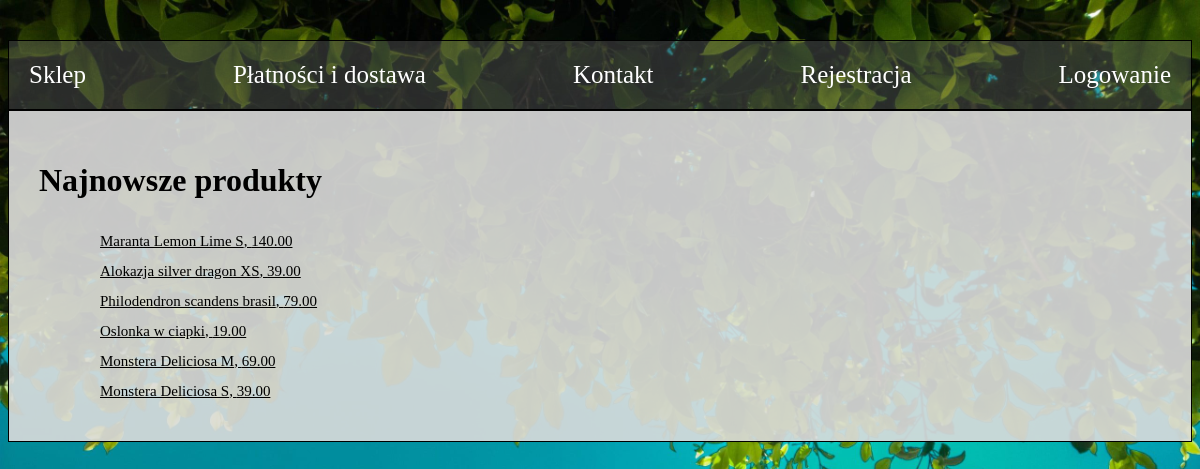
Page /ProjektDB/start.php on the committed database.
### tables this page shows
CREATE TABLE `produkty` (
  `id_produktu` int(11) NOT NULL,
  `nazwa` varchar(60) NOT NULL,
  `cena` decimal(6,2) NOT NULL,
  `opis` varchar(200) NOT NULL,
  `gatunek` enum('aglaonema','alokazja','anturium','begonia','epipremnum i scindapsus','filodendron','kaktusy i sukulenty','marantowate','syngonium','inne') DEFAULT NULL,
  `trudnosc` enum('dla amatorów','dla zaawansowanych') DEFAULT NULL,
  `bezpieczna` enum('bezpieczna','szkodliwa') DEFAULT NULL,
  `oczyszczanie` enum('tak','nie') DEFAULT NULL,
  `wysokosc` int(11) NOT NULL,
  `material` enum('plastikowa','ceramiczna','szklana','metalowa','betonowa','gliniana','inna') DEFAULT NULL,
  `srednica` float NOT NULL,
  `typ` enum('roslina','oslonka') NOT NULL,
  `na_stanie` int(11) NOT NULL DEFAULT 0
);

### ProjektDB/start.php (the view, shortened to what this page needs)
<?php
include 'home.php';
?>
<?php
require_once "dane_dostepu.php";
$conn = new mysqli($host, $username, $password, $database_name);
$query = "SELECT * FROM produkty ORDER BY id_produktu DESC";
$result = mysqli_query($conn, $query) or die($conn->error);
?>
<h1>Najnowsze produkty</h1>
<div>
	<table>
		<?php
			while ($row = $result->fetch_assoc()): ?>
		<tr>
			<td><?php echo "<a href=\"produkty.php?id_produktu={$row['id_produktu']}\">{$row['nazwa']}, {$row['cena']}</a>" ?></td>
		</tr>
		<?php endwhile; ?>
	</table>
</div>

### ProjektDB/home.php (shortened to what this page needs)
<!DOCTYPE html>
<html lang="pl"><head>
<link rel="stylesheet" href="style.css" type="text/css">
</head>
<body>
<div id="nav">
	<a class="menu" href="start.php">Sklep</a>
	<a class="menu" href="dostawa.php">Płatności i dostawa</a>
	<a class="menu" href="kontakt.php">Kontakt</a>
	<?php
	if (isset($_SESSION['aktywny']) && $_SESSION['aktywny'] == true) {
		echo '<a class="menu" href="konto.php">Konto</a>';
    }
	else {
		echo '<a class="menu" href="rejestracja.php">Rejestracja </a>';
		echo '<a class="menu" href="logowanie.php">Logowanie </a>';
    }
	?>
</div>
<div id="main">

### ProjektDB/style.css (style rules this page uses)
body { background-image: url('back.jpg'); background-size: cover; }
#nav { margin-top: 40px; display: flex; justify-content: space-between; padding: 20px; border: 1px solid black; background: rgb(100, 100, 100, 0.4); }
#main { border: 1px solid black; padding: 30px; background: rgb(220, 220, 220, 0.9); }
.menu { color: white; font-size: 25px; text-decoration:none; }
a { color: black; font-size: 15px; }
table { border-spacing: 60px 10px; }

### rows in the picture
produkty: nazwa "Maranta Lemon Lime S", cena "140.00"
produkty: nazwa "Alokazja silver dragon XS", cena "39.00"
produkty: nazwa "Philodendron scandens brasil", cena "79.00"
produkty: nazwa "Oslonka w ciapki", cena "19.00"
produkty: nazwa "Monstera Deliciosa M", cena "69.00"
produkty: nazwa "Monstera Deliciosa S", cena "39.00"
